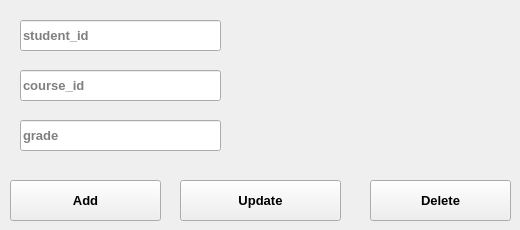
    <widget class="QWidget" name="tab_6">
     <attribute name="title">
      <string>Enrollments  </string>
     </attribute>
     <widget class="QLineEdit" name="lineEdit_5">
      <property name="geometry">
       <rect>
        <x>20</x>
        <y>20</y>
        <width>201</width>
        <height>31</height>
       </rect>
      </property>
      <property name="font">
       <font>
        <pointsize>10</pointsize>
        <weight>75</weight>
        <bold>true</bold>
       </font>
      </property>
      <property name="placeholderText">
       <string>student_id</string>
      </property>
     </widget>
     <widget class="QLineEdit" name="lineEdit_6">
      <property name="geometry">
       <rect>
        <x>20</x>
        <y>70</y>
        <width>201</width>
        <height>31</height>
       </rect>
      </property>
      <property name="font">
       <font>
        <pointsize>10</pointsize>
        <weight>75</weight>
        <bold>true</bold>
       </font>
      </property>
      <property name="placeholderText">
       <string>course_id</string>
      </property>
     </widget>
     <widget class="QLineEdit" name="lineEdit_7">
      <property name="geometry">
       <rect>
        <x>20</x>
        <y>120</y>
        <width>201</width>
        <height>31</height>
       </rect>
      </property>
      <property name="font">
       <font>
        <pointsize>10</pointsize>
        <weight>75</weight>
        <bold>true</bold>
       </font>
      </property>
      <property name="placeholderText">
       <string>grade          </string>
      </property>
     </widget>
     <widget class="QPushButton" name="enroll_add_btn">
      <property name="geometry">
       <rect>
        <x>10</x>
        <y>180</y>
        <width>151</width>
        <height>41</height>
       </rect>
      </property>
      <property name="font">
       <font>
        <pointsize>10</pointsize>
        <weight>75</weight>
        <bold>true</bold>
       </font>
      </property>
      <property name="text">
       <string>Add</string>
      </property>
     </widget>
     <widget class="QPushButton" name="enroll_Update_btn">
      <property name="geometry">
       <rect>
        <x>180</x>
        <y>180</y>
        <width>161</width>
        <height>41</height>
       </rect>
      </property>
      <property name="font">
       <font>
        <pointsize>10</pointsize>
        <weight>75</weight>
        <bold>true</bold>
       </font>
      </property>
      <property name="text">
       <string>Update</string>
      </property>
     </widget>
     <widget class="QPushButton" name="enroll_del_btn">
      <property name="geometry">
       <rect>
        <x>370</x>
        <y>180</y>
        <width>141</width>
        <height>41</height>
       </rect>
      </property>
      <property name="font">
       <font>
        <pointsize>10</pointsize>
        <weight>75</weight>
        <bold>true</bold>
       </font>
      </property>
      <property name="text">
       <string>Delete</string>
      </property>
     </widget>
    </widget>
